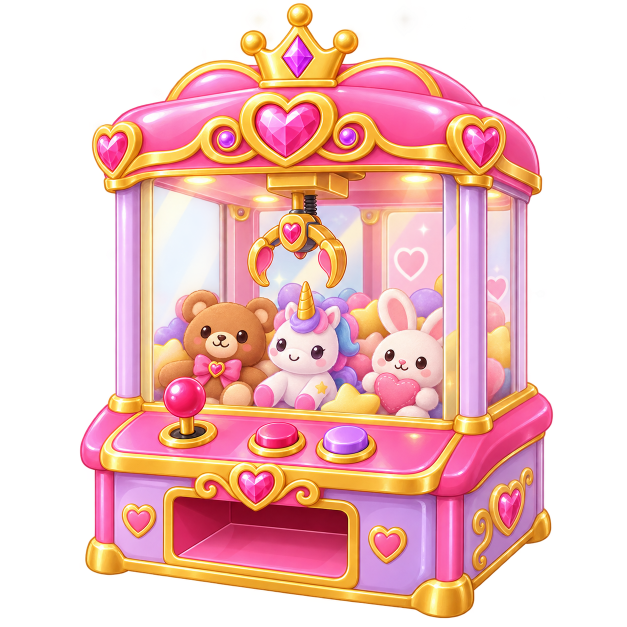
#> input picture src/assets/rewards/claw-game-princess.png, 1254 x 1254 px (shown at 1/2 size); its folder holds only this picture in this run
$ python optimize-card-artwork.py
#> lines starting #> are read from the running program, lines starting #| are printed output that depends on the picture
"""Regenerate card-sized artwork from the original PNGs (requires Pillow)."""

from pathlib import Path
from PIL import Image

root = Path(__file__).resolve().parent.parent
sources = [
    *root.glob("src/assets/themes/*/practice-*.png"),
    *root.glob("src/assets/rewards/claw-game-*.png"),
]
for source in sources:
    with Image.open(source) as image:
#> image is the input picture: PIL image 1254x1254 RGBA; mean R, G, B, A 136.4, 89.7, 85.6, 142.1
        for width in (256, 768):
            resized = image.copy()
            resized.thumbnail((width, width), Image.Resampling.LANCZOS)
            suffix = "" if width == 768 else "-256"
            target = source.with_name(f"{source.stem}{suffix}.webp")
            resized.save(target, "WEBP", quality=88, method=6)
            print(f"{target.relative_to(root)}: {target.stat().st_size} bytes")
#> this loop made 2 passes
#> pass 1, `resized.save(target, "WEBP", quality=88, method=6)`:
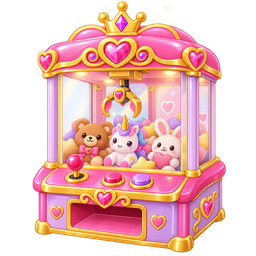
#> saved as claw-game-princess-256.webp: PIL image 256x256 RGBA; mean R, G, B, A 136.9, 88.9, 85.2, 142.1; transparent parts drawn white
#> pass 2, `resized.save(target, "WEBP", quality=88, method=6)`:
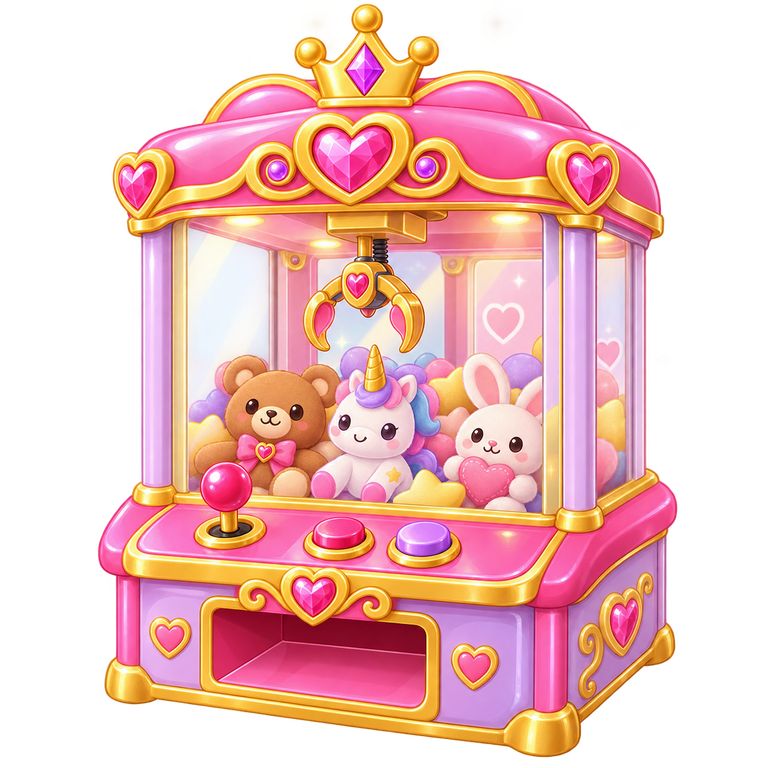
#> saved as claw-game-princess.webp: PIL image 768x768 RGBA; mean R, G, B, A 135.8, 89.2, 85.1, 142.1; transparent parts drawn white
